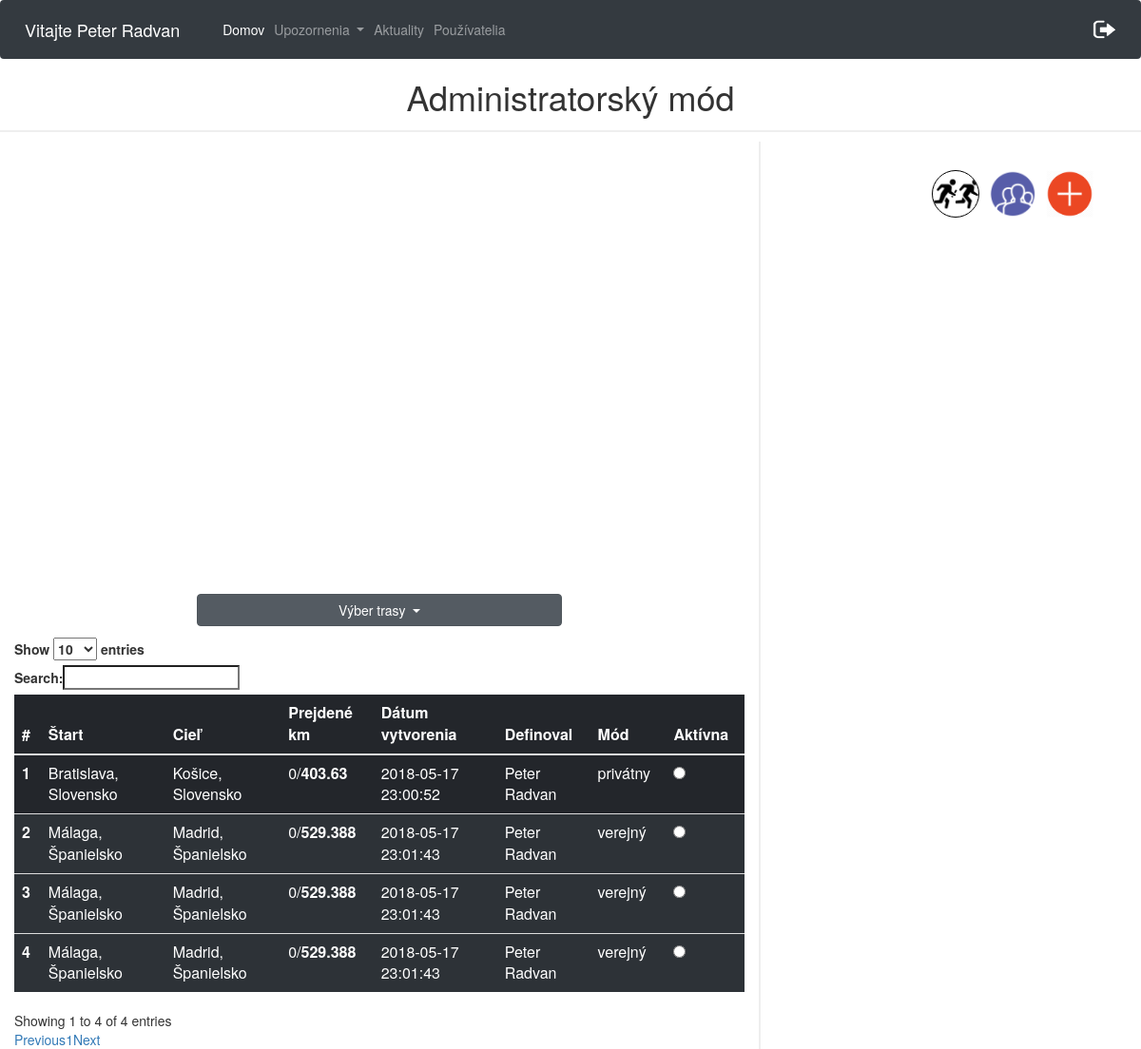
Screenshot of /cestyAdmin.php (signed in) with the database file from the repository.
### tables this page shows
CREATE TABLE `pouzivatelia` (
  `id` int(11) NOT NULL,
  `meno` varchar(20) NOT NULL,
  `priezvisko` varchar(20) NOT NULL,
  `email` varchar(40) NOT NULL,
  `heslo` varchar(60) NOT NULL,
  `stredna_skola` varchar(40) NOT NULL,
  `stredna_skola_adresa` varchar(60) NOT NULL,
  `ulica` varchar(40) NOT NULL,
  `psc` varchar(10) NOT NULL,
  `obec` varchar(40) NOT NULL,
  `rola` varchar(10) NOT NULL DEFAULT 'user',
  `odoberatel` tinyint(1) NOT NULL DEFAULT '0',
  `prve_prihlasenie` int(11) NOT NULL DEFAULT '0'
);

CREATE TABLE `trasa_pouzivatel` (
  `id` int(11) NOT NULL,
  `id_pouzivatel` int(11) NOT NULL,
  `id_trasa` int(11) NOT NULL,
  `prejdene_km` int(11) NOT NULL,
  `aktivna_trasa` int(11) NOT NULL
);

CREATE TABLE `trasa` (
  `id` int(10) UNSIGNED NOT NULL,
  `start_nazov` varchar(50) NOT NULL,
  `start_lat` varchar(20) NOT NULL,
  `start_long` varchar(20) NOT NULL,
  `ciel_nazov` varchar(50) NOT NULL,
  `ciel_lat` varchar(20) NOT NULL,
  `ciel_long` varchar(20) NOT NULL,
  `celkove_km` double NOT NULL,
  `datum_vytvorenia` datetime NOT NULL,
  `mod_trasy` varchar(20) NOT NULL,
  `id_user` int(11) NOT NULL,
  `vytvoril` varchar(100) NOT NULL
);

### cestyAdmin.php (the view, shortened to what this page needs)
<html>
<head>
    <link rel="stylesheet" href="https://maxcdn.bootstrapcdn.com/bootstrap/4.0.0/css/bootstrap.min.css">
    <link rel="stylesheet" type="text/css" href="https://maxcdn.bootstrapcdn.com/bootstrap/3.3.7/css/bootstrap.min.css">
    <link rel="stylesheet" type="text/css" href="https://cdn.datatables.net/1.10.16/css/dataTables.bootstrap.min.css">
    <link rel="stylesheet" href="./css/cesty.css">
</head>
<body>
<nav class="navbar navbar-expand-lg  navbar-dark bg-dark">
        <span class="navbar-brand" >
            <?php
            $conn = new mysqli($servername, $username, $password, $dbname);
            $conn->set_charset("UTF8");
            $email= $_SESSION['email'];
            $query="SELECT meno, priezvisko from pouzivatelia WHERE email='$email'";
            $result = mysqli_query($conn,$query);
            while ($data = mysqli_fetch_array($result)){
                echo "Vitajte ".$data['meno']." ".$data['priezvisko'];
            }
            ?>
        </span>
    <div class="collapse navbar-collapse" id="navbarSupportedContent">
        <ul class="navbar-nav mr-auto">
            <li class="nav-item active">
                <a class="nav-link" href="cesty.php">Domov</a>
            </li>
            <li class="nav-item dropdown">
                <a class="nav-link dropdown-toggle" href="#" id="navbarDropdown" role="button" data-toggle="dropdown" aria-haspopup="true" aria-expanded="false">
                    Upozornenia
                </a>
            </li>
            <li class="nav-item">
                <a class="nav-link" href="aktuality.php">
                    Aktuality
                </a>
            </li>
            <li class="nav-item" id="registracia" style="display: none;">
                <a class="nav-link" href="registraciaPouzivatela.php">
                    Používatelia
                </a>
            </li>
        </ul>
        <ul class="nav navbar-nav navbar-right">
            <li><a href="aktuality.php?odhlasenie='1'"><img src="logOut.png" width="25px" height="20px"></a></li>
        </ul>
    </div>
</nav>
<h1 class="adminMode">Administratorský mód</h1>
<div class="row">
    <div class="col-8 leftCol">
        <div id="myMap" style="height: 400px; width: 70%"></div>
        <div class="dropdown show " id="trasyId">
            <a class="btn btn-secondary dropdown-toggle" href="#" role="button" id="dropdownMenuLink" data-toggle="dropdown" aria-haspopup="true" aria-expanded="false">
                Výber trasy
            </a>
            <?php
            $conn = new mysqli($servername, $username, $password, $dbname);
            $conn->set_charset("UTF8");
            $sql = "SELECT pouzivatelia.id, trasa.start_nazov, trasa.ciel_nazov, trasa_pouzivatel.prejdene_km, trasa.celkove_km, trasa.datum_vytvorenia, trasa_pouzivatel.aktivna_trasa, trasa.mod_trasy, trasa.vytvoril
                    FROM trasa_pouzivatel
                    INNER JOIN trasa ON trasa.id = trasa_pouzivatel.id_trasa
                    INNER JOIN pouzivatelia on pouzivatelia.id = trasa_pouzivatel.id_pouzivatel
                    ORDER BY aktivna_trasa DESC";
            ?>
        </div>
        <table class="table table-dark" id="privatneTrasy">
            <thead>
            <tr>
                <th scope="col">#</th>
                <th scope="col">Štart</th>
                <th scope="col">Cieľ</th>
                <th scope="col">Prejdené km</th>
                <th scope="col">Dátum vytvorenia</th>
                <th scope="col">Definoval</th>
                <th scope="col">Mód</th>
                <th scope="col">Aktívna</th>
            </tr>
            </thead>
            <tbody>
            <?php
            $i = 1;
            if ($result = $conn->query($sql)) {
                while ($row = $result->fetch_object()) {
                    echo "<tr>";
                    echo "<th scope='row'>$i <span class='spanId' >$row->id</span></th>";
                    echo "<td>$row->start_nazov</td>";
                    echo "<td>$row->ciel_nazov</td>";
                    echo "<td>$row->prejdene_km/<b>$row->celkove_km</b></td>";
                    echo "<td>$row->datum_vytvorenia</td>";
                    echo "<td>$row->vytvoril</td>";
                    echo "<td>$row->mod_trasy</td>";
                    if($row->aktivna_trasa > 0){
                        echo "<td><input onclick='check($i)' class='radio' type='radio' checked> </td>";
                    }
                    else{
                        echo "<td><input onclick='check($i)' class='radio' type='radio' ></td>";
                    }
                    echo "</tr>";
                    $i++;
                }
            }
            ?>
            </tbody>
        </table>
    </div>
    <div class="col-4 rightCol">
        <img src="img/add.png"    id="privateBtn" class="addBtn" alt="add">
        <img src="img/public.png" id="publicBtn" class="addBtn" alt="add">
        <img src="img/relay.png"  id="relayBtn" class="addBtn" alt="add">
    </div>
</div>
</body>
</html>

### css/cesty.css (style rules this page uses)
.leftCol { border-right: 2px solid #eee !important; }
.row { box-sizing: border-box !important; margin:0; }
#myMap { margin: 5% auto; }
#dropdownMenuLink { width:100% !important; margin-bottom:3% !important; }
#trasyId { margin: 0 auto; width:50% !important; }
.addBtn { position: absolute; top:30px; right:50px; width: 50px; height:50px; transition: all 0.3s linear; }
.addBtn:nth-child(2) { right:110px; }
.addBtn:nth-child(3) { right:170px; border-radius: 50%; border: 1px solid black; }
#privatneTrasy tr { background: rgba(50,56,62,0.7); }
#privatneTrasy tr:first-child { background: rgba(50,56,62,0.1); }
.adminMode { text-align: center; border-bottom:2px solid #eeeeee; padding-bottom: 15px; }

### rows the page displays
pouzivatelia: meno "Peter", priezvisko "Radvan"
trasa_pouzivatel: id_trasa.start_nazov "Bratislava, Slovensko", id_trasa.ciel_nazov "Košice, Slovensko", prejdene_km "0", id_trasa.celkove_km "403.63", id_trasa.datum_vytvorenia "2018-05-17 23:00:52", id_trasa.vytvoril "Peter Radvan", id_trasa.mod_trasy "privátny"
trasa_pouzivatel: id_trasa.start_nazov "Málaga, Španielsko", id_trasa.ciel_nazov "Madrid, Španielsko", prejdene_km "0", id_trasa.celkove_km "529.388", id_trasa.datum_vytvorenia "2018-05-17 23:01:43", id_trasa.vytvoril "Peter Radvan", id_trasa.mod_trasy "verejný"
trasa_pouzivatel: id_trasa.start_nazov "Málaga, Španielsko", id_trasa.ciel_nazov "Madrid, Španielsko", prejdene_km "0", id_trasa.celkove_km "529.388", id_trasa.datum_vytvorenia "2018-05-17 23:01:43", id_trasa.vytvoril "Peter Radvan", id_trasa.mod_trasy "verejný"
trasa_pouzivatel: id_trasa.start_nazov "Málaga, Španielsko", id_trasa.ciel_nazov "Madrid, Španielsko", prejdene_km "0", id_trasa.celkove_km "529.388", id_trasa.datum_vytvorenia "2018-05-17 23:01:43", id_trasa.vytvoril "Peter Radvan", id_trasa.mod_trasy "verejný"
